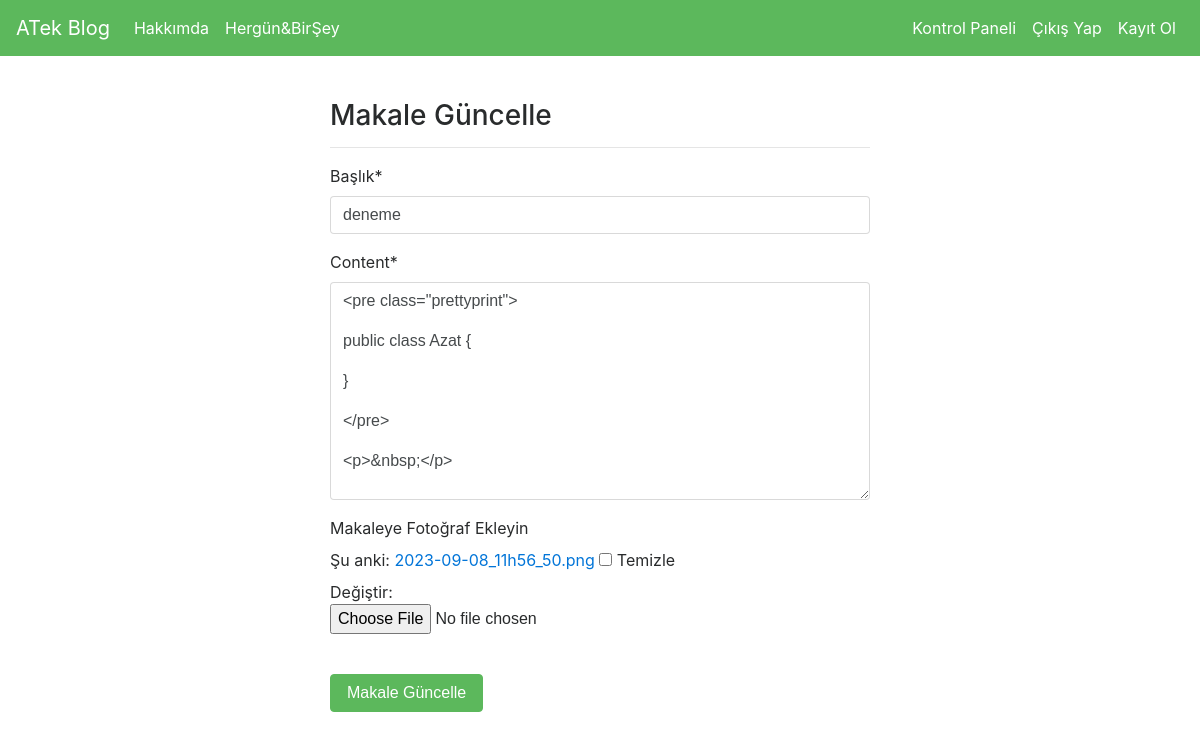
The page /articles/update/2 (signed in) on the database its author committed.
### article/models.py (models this page shows, shortened)
class Article(models.Model):
    author = models.ForeignKey("auth.User",on_delete = models.CASCADE,verbose_name = "Yazar ")
    title = models.CharField(max_length = 50,verbose_name = "Başlık")
    content = RichTextField()
    created_date = models.DateTimeField(auto_now_add=True,verbose_name="Oluşturulma Tarihi")
    article_image = models.FileField(blank = True,null = True,verbose_name="Makaleye Fotoğraf Ekleyin")
    class Meta:
        ordering = ['-created_date']

### article/views.py (the view)
# urls.py: path('update/<int:id>',views.updateArticle,name = "update"),
@login_required(login_url = "user:login")
def updateArticle(request,id):
    article = get_object_or_404(Article,id = id)
    form = ArticleForm(request.POST or None,request.FILES or None,instance = article)
    if form.is_valid():
        article = form.save(commit=False)
        article.author = request.user
        article.save()
        messages.success(request,"Makale başarıyla güncellendi")
        return redirect("article:dashboard")
    return render(request,"update.html",{"form":form})

### article/forms.py
class ArticleForm(forms.ModelForm):
    class Meta:
        model = Article
        fields = ["title","content","article_image"]

### templates/update.html (shortened to what this page needs)
{% extends "layout.html" %}
{% block body %}
{% load crispy_forms_tags %}
<div class="row">
    <div class="col-md-6 offset-md-3">
        <h3>Makale Güncelle</h3>
        <hr>
        <form method = "post" enctype="multipart/form-data">
            {{form|crispy}}
            <br>
            <button type = "submit" class = "btn btn-success">Makale Güncelle</button>
        </form>
    </div>
  </div>
{% endblock body %}

### rows shown on the page
Article: title "deneme", content "<pre class=\"prettyprint\"> public class Azat { } </pre> <p>&nbsp;</p>"
